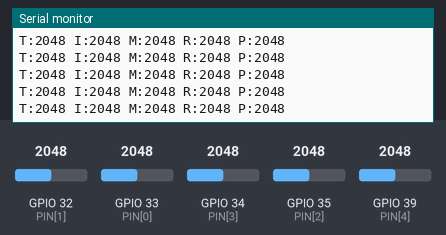
Recording of a sketch running on a simulated ESP32. Shown: the last lines printed to the serial monitor. The test bench sets the inputs (shaded band); at power-on: GPIO 32 (PIN[1]) = 2048, GPIO 33 (PIN[0]) = 2048, GPIO 34 (PIN[3]) = 2048, GPIO 35 (PIN[2]) = 2048, GPIO 39 (PIN[4]) = 2048 (analog values on the 0–4095 scale).

Above: at 1.2 s.
1.3 s: GPIO 32 (PIN[1]) set to 1057
At 1.63 s:
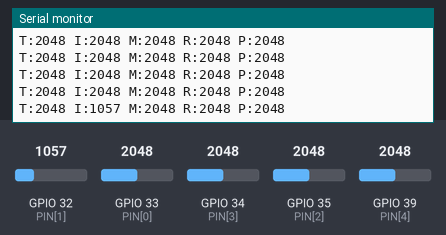
2.8 s: GPIO 32 (PIN[1]) set to 966
At 3.09 s:
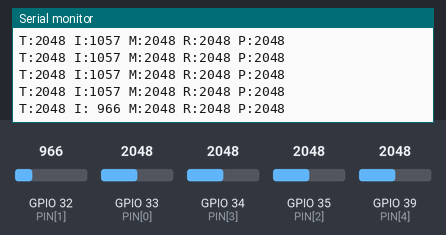
4.8 s: GPIO 33 (PIN[0]) set to 1057
At 4.98 s:
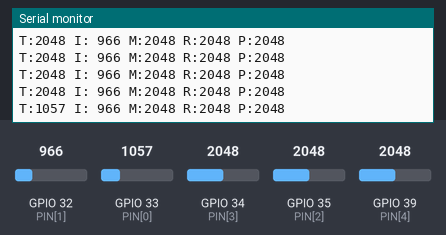
6.3 s: GPIO 33 (PIN[0]) set to 936
At 6.65 s:
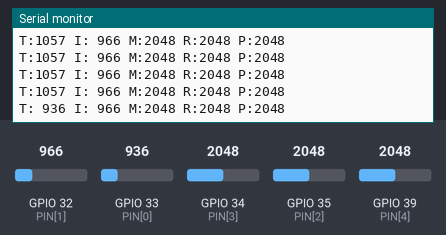
8.4 s: GPIO 34 (PIN[3]) set to 1044
At 8.54 s:
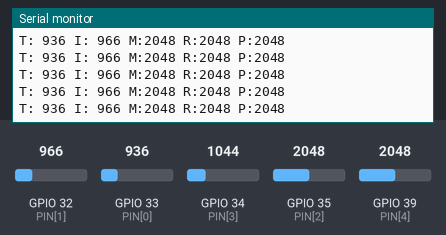
9.9 s: GPIO 34 (PIN[3]) set to 945
At 10.21 s:
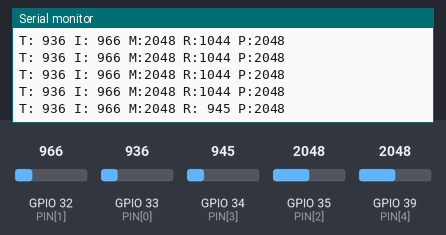

Measured:
- the behaviour switches between 1000 and 999 on GPIO 32 (PIN[1]) (found by bisection; images 1 and 2)
- the behaviour switches between 1000 and 999 on GPIO 33 (PIN[0]) (found by bisection; images 3 and 4)
- the behaviour switches between 1000 and 999 on GPIO 34 (PIN[3]) (found by bisection; images 5 and 6)
- after the input at 1.3 s, the serial monitor: prints a new line after 0.17 s (image 1)
- after the input at 2.8 s, the serial monitor: prints a new line after 0.13 s (image 2)
- after the input at 4.8 s, the serial monitor: prints a new line at once (image 3)
- after the input at 6.3 s, the serial monitor: prints a new line after 0.19 s (image 4)
- after the input at 9.9 s, the serial monitor: prints a new line after 0.15 s (image 6)

The sketch:

RoboHand_V2_Controller_Sender.ino
```cpp
/*
  RoboHand V2 — glove controller (ESP-NOW sender)
  Board: ESP32 on the glove
  Serial: 115200

  Pins from the controller schematic (drawing order J1→J5):
    J1 GPIO39, J2 GPIO34, J3 GPIO35, J4 GPIO32, J5 GPIO33
  Default finger map (edit if a finger is swapped on the glove):
    Pinky=39  Ring=34  Middle=35  Index=32  Thumb=33
*/

#include <WiFi.h>
#include <esp_now.h>

uint8_t receiverMac[] = {0xD4, 0xE9, 0xF4, 0xC4, 0x0E, 0xD4}; // hand ESP32 MAC

const int PIN[5] = {33, 32, 35, 34, 39}; // Thumb, Index, Middle, Ring, Pinky

typedef struct __attribute__((packed)) {
  uint16_t raw[5];
} GloveData;

GloveData data;

void setup() {
  Serial.begin(115200);
  analogReadResolution(12);

  WiFi.mode(WIFI_STA);
  WiFi.disconnect();

  if (esp_now_init() != ESP_OK) {
    Serial.println("ESP-NOW init failed");
    return;
  }

  esp_now_peer_info_t peer = {};
  memcpy(peer.peer_addr, receiverMac, 6);
  peer.channel = 0;
  peer.encrypt = false;
  esp_now_add_peer(&peer);

  Serial.println("Controller ready");
  Serial.print("This MAC: ");
  Serial.println(WiFi.macAddress());
}

void loop() {
  for (int i = 0; i < 5; i++) {
    data.raw[i] = analogRead(PIN[i]);
  }
  esp_now_send(receiverMac, (uint8_t*)&data, sizeof(data));

  static uint32_t lastPrint = 0;
  if (millis() - lastPrint > 200) {
    lastPrint = millis();
    Serial.printf("T:%4u I:%4u M:%4u R:%4u P:%4u\n",
                  data.raw[0], data.raw[1], data.raw[2], data.raw[3], data.raw[4]);
  }
  delay(20);
}
```
